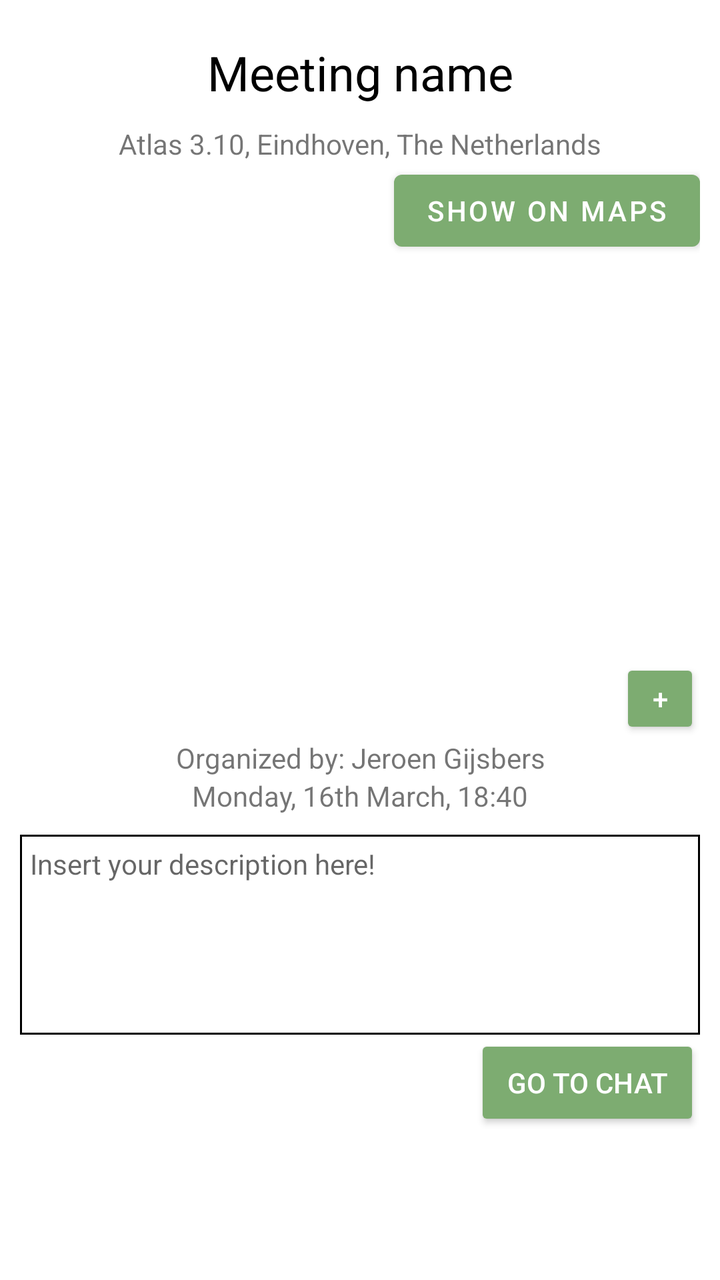
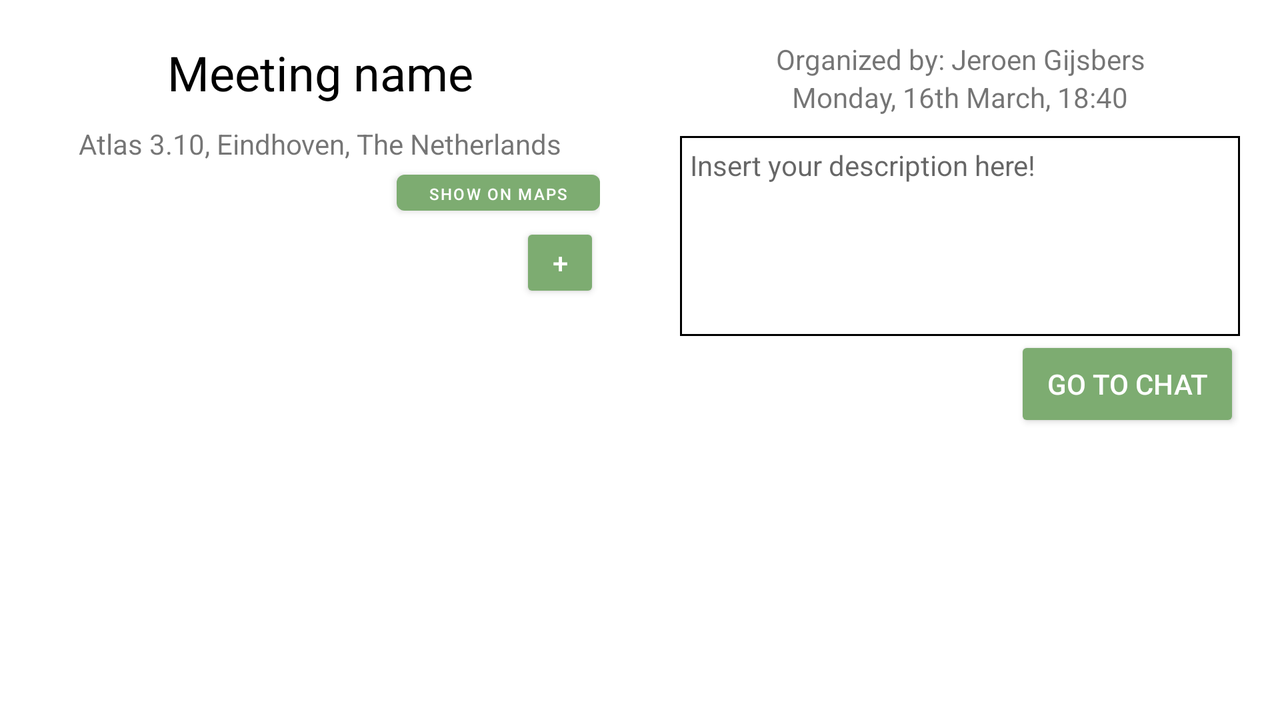

Compare how this app lays out the same screen by default and in its alternative resource folder. The renders come first, then the two layout files and the values they reference.
<!-- AndroidManifest.xml: application theme AppTheme -->
<!-- res/layout/activity_see_meeting.xml -->
<?xml version="1.0" encoding="utf-8"?>
<RelativeLayout
    xmlns:android="http://schemas.android.com/apk/res/android"
    xmlns:tools="http://schemas.android.com/tools"
    android:layout_width="match_parent"
    android:layout_height="match_parent"
    android:paddingTop="20dp"
    android:paddingLeft="10dp"
    android:paddingRight="10dp"
    tools:context=".SeeMeeting">

    <TextView
        android:layout_width="match_parent"
        android:layout_height="wrap_content"
        android:text="Meeting name"
        android:textColor="#000000"
        android:textSize="24sp"
        android:gravity="center"
        android:maxLines="1"
        android:id="@+id/seeMeeting_meetingName"
        />
    <TextView
        android:layout_width="match_parent"
        android:layout_height="wrap_content"
        android:id="@+id/seeMeeting_meetingLocation"
        android:layout_below="@id/seeMeeting_meetingName"
        android:text="Atlas 3.10, Eindhoven, The Netherlands"
        android:gravity="center"
        android:layout_marginTop="10dp"
        />

    
    <Button
        android:id="@+id/seeMeeting_mapsButton"
        android:layout_width="wrap_content"
        android:layout_height="wrap_content"
        android:layout_below="@id/seeMeeting_meetingLocation"
        android:layout_alignEnd="@id/seeMeeting_meetingLocation"
        android:layout_gravity="end"
        android:onClick="toMap"
        android:text="Show on Maps" />

    <ListView
        android:layout_width="match_parent"
        android:layout_height="200dp"
        android:id="@+id/seeMeeting_comingConnectionsListView"
        android:layout_below="@id/seeMeeting_mapsButton"
        />
    <Button
        android:layout_width="40dp"
        android:layout_height="40dp"
        style="@style/Widget.AppCompat.Button.Colored"
        android:text="+"
        android:textColor="#FFFFFF"
        android:layout_below="@id/seeMeeting_comingConnectionsListView"
        android:layout_alignEnd="@id/seeMeeting_comingConnectionsListView"
        android:id="@+id/seeMeeting_inviteButton"
        />


    <TextView
        android:id="@+id/seeMeeting_organizer"
        android:layout_width="match_parent"
        android:layout_height="wrap_content"
        android:layout_below="@id/seeMeeting_inviteButton"
        android:gravity="center"
        android:text="Organized by: Jeroen Gijsbers" />
    <TextView
        android:layout_width="match_parent"
        android:layout_height="wrap_content"
        android:text="Monday, 16th March, 18:40"
        android:id="@+id/seeMeeting_date"
        android:layout_below="@id/seeMeeting_organizer"
        android:gravity="center"
        />
    <ScrollView
        android:layout_below="@id/seeMeeting_date"
        android:id="@+id/seeMeeting_description"
        android:layout_marginTop="10dp"
        android:background="@drawable/border"
        android:layout_width="match_parent"
        android:layout_height="100dp">
        <TextView
            android:padding="5dp"
            android:hint="Insert your description here!"
            android:layout_width="match_parent"
            android:layout_height="100dp"
            android:id="@+id/txtDescription" />
    </ScrollView>
    <Button
        android:layout_width="wrap_content"
        android:layout_height="wrap_content"
        style="@style/Widget.AppCompat.Button.Colored"
        android:text="Go to chat"
        android:layout_below="@id/seeMeeting_description"
        android:layout_alignEnd="@id/seeMeeting_description"
        android:onClick="toChat"
        />


</RelativeLayout>
<!-- resources referenced by this layout -->
<resources>
  <!-- drawable border (drawable) -->
  <?xml version="1.0" encoding="utf-8"?>
  <shape xmlns:android="http://schemas.android.com/apk/res/android">
      <solid android:color="@android:color/transparent" />
      <stroke android:width="1dip" android:color="@color/colorAnalogous2" />
  
  </shape>
  <style name="AppTheme" parent="Theme.MaterialComponents.Light">
          
          <item name="colorPrimary">@color/colorPrimary</item>
          <item name="colorPrimaryDark">@color/colorPrimaryDark</item>
          <item name="colorAccent">@color/colorAnalogous</item>
  
          <item name="materialCalendarStyle">@style/Widget.MaterialComponents.MaterialCalendar</item>
          <item name="materialCalendarFullscreenTheme">@style/ThemeOverlay.MaterialComponents.MaterialCalendar.Fullscreen</item>
          <item name="materialCalendarTheme">@style/ThemeOverlay.MaterialComponents.MaterialCalendar</item>
      </style>
  <color name="colorPrimary">#7DAC71</color>
  <color name="colorPrimaryDark">#C1BA7F</color>
</resources>
<!-- res/layout-land/activity_see_meeting.xml (the repository's variant of the layout above) -->
<!-- drawn on the phone turned sideways -->
<?xml version="1.0" encoding="utf-8"?>
<LinearLayout
    xmlns:android="http://schemas.android.com/apk/res/android"
    xmlns:tools="http://schemas.android.com/tools"
    android:layout_width="match_parent"
    android:layout_height="match_parent"
    android:orientation="horizontal"
    tools:context=".SeeMeeting">
<LinearLayout
    android:padding="20dp"
    android:layout_width="0dp"
    android:layout_height="match_parent"
    android:layout_weight="1"
    android:orientation="vertical">
    <TextView
        android:layout_width="match_parent"
        android:layout_height="wrap_content"
        android:text="Meeting name"
        android:textColor="#000000"
        android:textSize="24sp"
        android:gravity="center"
        android:maxLines="1"
        android:id="@+id/seeMeeting_meetingName"
        />
    <TextView
        android:layout_width="match_parent"
        android:layout_height="wrap_content"
        android:id="@+id/seeMeeting_meetingLocation"
        android:layout_below="@id/seeMeeting_meetingName"
        android:text="Atlas 3.10, Eindhoven, The Netherlands"
        android:gravity="center"
        android:layout_marginTop="10dp"
        />
    
    <Button
        android:id="@+id/seeMeeting_mapsButton"
        android:layout_width="wrap_content"
        android:textSize="8sp"
        android:layout_height="30dp"
        android:layout_gravity="end"
        android:onClick="toMap"
        android:text="Show on Maps" />

    <Button
        android:layout_width="40dp"
        android:layout_height="40dp"
        style="@style/Widget.AppCompat.Button.Colored"
        android:text="+"
        android:layout_gravity="end"
        android:textColor="#FFFFFF"
        android:layout_below="@id/seeMeeting_comingConnectionsListView"
        android:layout_alignEnd="@id/seeMeeting_comingConnectionsListView"
        android:id="@+id/seeMeeting_inviteButton"
        />
    <ListView
        android:layout_width="match_parent"
        android:layout_height="200dp"
        android:id="@+id/seeMeeting_comingConnectionsListView"
        android:layout_below="@id/seeMeeting_mapsButton"
        />

</LinearLayout>

    <LinearLayout
        android:padding="20dp"
        android:layout_width="0dp"
        android:layout_height="match_parent"
        android:layout_weight="1"
        android:orientation="vertical">

    <TextView
        android:id="@+id/seeMeeting_organizer"
        android:layout_width="match_parent"
        android:layout_height="wrap_content"
        android:layout_below="@id/seeMeeting_inviteButton"
        android:gravity="center"
        android:text="Organized by: Jeroen Gijsbers" />
    <TextView
        android:layout_width="match_parent"
        android:layout_height="wrap_content"
        android:text="Monday, 16th March, 18:40"
        android:id="@+id/seeMeeting_date"
        android:layout_below="@id/seeMeeting_organizer"
        android:gravity="center"
        />
    <ScrollView
        android:layout_below="@id/seeMeeting_date"
        android:id="@+id/seeMeeting_description"
        android:layout_marginTop="10dp"
        android:background="@drawable/border"
        android:layout_width="match_parent"
        android:layout_height="100dp">
        <TextView
            android:padding="5dp"
            android:hint="Insert your description here!"
            android:layout_width="match_parent"
            android:layout_height="100dp"
            android:id="@+id/txtDescription" />
    </ScrollView>
    <Button
        android:layout_gravity="end"
        android:layout_width="wrap_content"
        android:layout_height="wrap_content"
        style="@style/Widget.AppCompat.Button.Colored"
        android:text="Go to chat"
        android:layout_below="@id/seeMeeting_description"
        android:layout_alignEnd="@id/seeMeeting_description"
        android:onClick="toChat"
        />
    </LinearLayout>

</LinearLayout>
